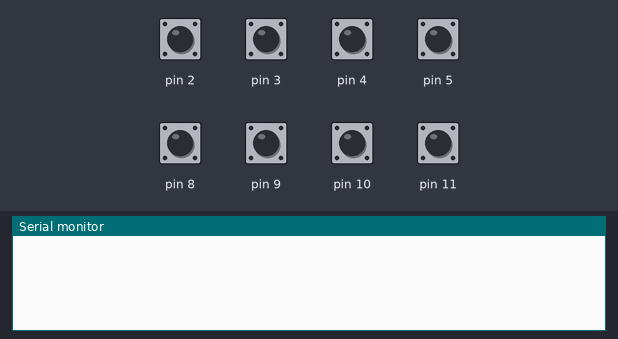
A sketch run on a simulated Arduino Leonardo, built with avr-gcc and run on an emulated ATmega32U4. Shown: the last lines printed to the serial monitor. The test bench sets the inputs (shaded band); at power-on: pin 2–5, pin 8–11 HIGH.

Above: at 1.2 s.
1.3 s: pin 2 pulled LOW for 0.15 s
At 2.6 s:
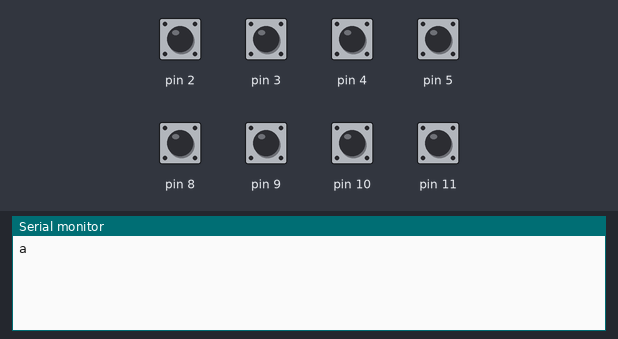
2.9 s: pin 3 pulled LOW for 0.15 s
At 3.8 s:
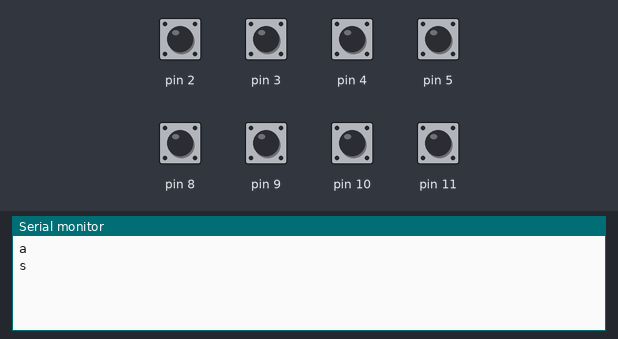
4.5 s: pin 4 pulled LOW for 0.15 s
At 5.0 s:
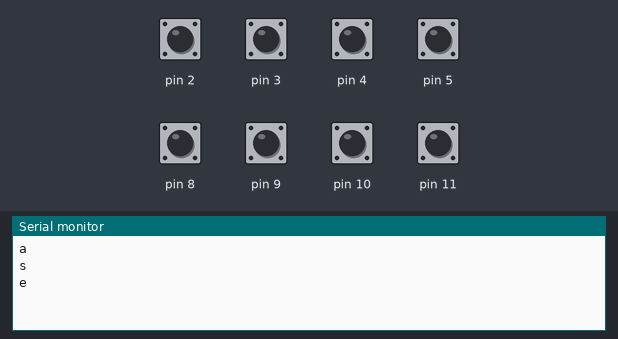
6.1 s: pin 5 pulled LOW for 0.15 s
At 7.4 s:
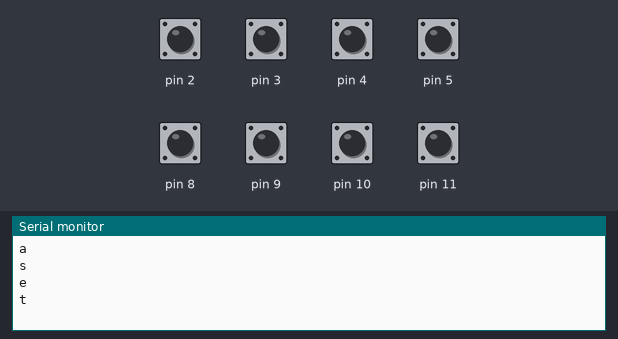
7.7 s: pin 8 pulled LOW for 0.15 s
At 8.6 s:
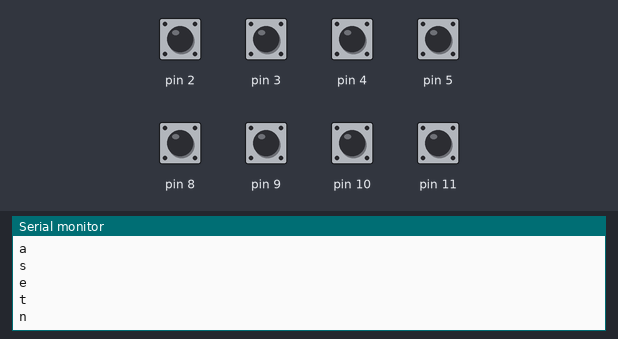
9.3 s: pin 9 pulled LOW for 0.15 s
At 9.8 s:
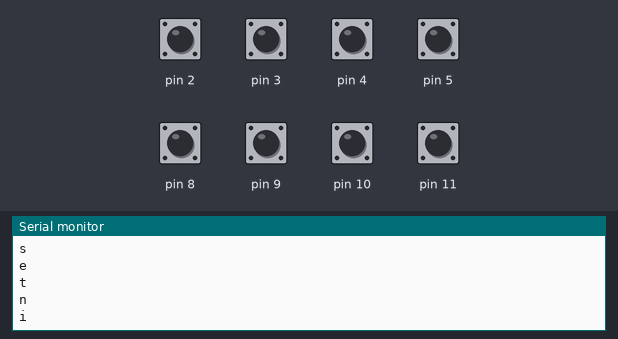

Measured:
- after the input at 1.3 s, the serial monitor: prints a new line after 0.15 s (image 1)
- after the input at 2.9 s, the serial monitor: prints a new line after 0.15 s (image 2)
- after the input at 4.5 s, the serial monitor: prints a new line after 0.15 s (image 3)
- after the input at 6.1 s, the serial monitor: prints a new line after 0.15 s (image 4)
- after the input at 7.7 s, the serial monitor: prints a new line after 0.15 s (image 5)
- after the input at 9.3 s, the serial monitor: prints a new line after 0.15 s (image 6)

The sketch:

AsetniopTest.ino
```cpp
#include "Asetniop.h"

void setup() {
  Serial.begin(9600);
  for(int pin=2; pin<12; pin++)
    pinMode(pin, INPUT_PULLUP);
}

unsigned char cumulativeMask = 0x00;

void loop() {
  unsigned char pressedMask = 0x00;
  pressedMask |= (!digitalRead(2)) << 7;
  pressedMask |= (!digitalRead(3)) << 6;
  pressedMask |= (!digitalRead(4)) << 5;
  pressedMask |= (!digitalRead(5)) << 4;
  pressedMask |= (!digitalRead(8)) << 3;
  pressedMask |= (!digitalRead(9)) << 2;
  pressedMask |= (!digitalRead(10)) << 1;
  pressedMask |= (!digitalRead(11)) << 0;

  if (pressedMask == 0 && cumulativeMask != 0) {
    Serial.println(asetniop_lut[cumulativeMask]);
    delay(50);
    cumulativeMask = 0;
  } else {
    cumulativeMask |= pressedMask;
  }
}
```

Asetniop.h
```cpp
#include <Keyboard.h>

// asetniop LUT
char asetniop_lut[256] = {
  /*ASET NIOP*/
  /*____ ____*/ 0,
  /*____ ___P*/ 'p',
  /*____ __O_*/ 'o',
  /*____ __OP*/ ';',	/* ; : */
  /*____ _I__*/ 'i',
  /*____ _I_P*/ '!',	/* ! @ */
  /*____ _IO_*/ 'l',
  /*____ _IOP*/ '1',	/* 1 ~ */
  /*____ N___*/ 'n',
  /*____ N__P*/ 'm',
  /*____ N_O_*/ 'u',
  /*____ N_OP*/ 0,
  /*____ NI__*/ 'h',
  /*____ NI_P*/ 0,
  /*____ NIO_*/ 0,
  /*____ NIOP*/ KEY_RETURN,
  /*___T ____*/ 't',
  /*___T ___P*/ KEY_BACKSPACE,
  /*___T __O_*/ 'g',
  /*___T __OP*/ 0,
  /*___T _I__*/ 'v',
  /*___T _I_P*/ 0,
  /*___T _IO_*/ 0,
  /*___T _IOP*/ '5',	/* 5 % */
  /*___T N___*/ 'b',
  /*___T N__P*/ 0,
  /*___T N_O_*/ 0,
  /*___T N_OP*/ 0,
  /*___T NI__*/ 0,
  /*___T NI_P*/ 0,
  /*___T NIO_*/ 0,
  /*___T NIOP*/ 0,
  /*__E_ ____*/ 'e',
  /*__E_ ___P*/ '=',	/* = + */
  /*__E_ __O_*/ '-',	/* - _ */
  /*__E_ __OP*/ 0,
  /*__E_ _I__*/ ',',	/* , < */
  /*__E_ _I_P*/ 0,
  /*__E_ _IO_*/ 0,
  /*__E_ _IOP*/ '4',	/* 4 $ */
  /*__E_ N___*/ 'y',
  /*__E_ N__P*/ 0,
  /*__E_ N_O_*/ 0,
  /*__E_ N_OP*/ 0,
  /*__E_ NI__*/ 0,
  /*__E_ NI_P*/ 0,
  /*__E_ NIO_*/ 0,
  /*__E_ NIOP*/ 0,
  /*__ET ____*/ 'r',
  /*__ET ___P*/ 0,
  /*__ET __O_*/ 0,
  /*__ET __OP*/ 0,
  /*__ET _I__*/ 0,
  /*__ET _I_P*/ 0,
  /*__ET _IO_*/ 0,
  /*__ET _IOP*/ 0,
  /*__ET N___*/ 0,
  /*__ET N__P*/ 0,
  /*__ET N_O_*/ 0,
  /*__ET N_OP*/ 0,
  /*__ET NI__*/ 0,
  /*__ET NI_P*/ 0,
  /*__ET NIO_*/ 0,
  /*__ET NIOP*/ 0,
  /*_S__ ____*/ 's',
  /*_S__ ___P*/ ')',	/* ) ] */
  /*_S__ __O_*/ '.',	/* . > */
  /*_S__ __OP*/ 0,
  /*_S__ _I__*/ 'k',
  /*_S__ _I_P*/ 0,
  /*_S__ _IO_*/ 0,
  /*_S__ _IOP*/ '3',	/* 3 # */
  /*_S__ N___*/ 'j',
  /*_S__ N__P*/ 0,
  /*_S__ N_O_*/ 0,
  /*_S__ N_OP*/ 0,
  /*_S__ NI__*/ 0,
  /*_S__ NI_P*/ 0,
  /*_S__ NIO_*/ 0,
  /*_S__ NIOP*/ 0,
  /*_S_T ____*/ 'c',
  /*_S_T ___P*/ 0,
  /*_S_T __O_*/ 0,
  /*_S_T __OP*/ 0,
  /*_S_T _I__*/ 0,
  /*_S_T _I_P*/ 0,
  /*_S_T _IO_*/ 0,
  /*_S_T _IOP*/ 0,
  /*_S_T N___*/ 0,
  /*_S_T N__P*/ 0,
  /*_S_T N_O_*/ 0,
  /*_S_T N_OP*/ 0,
  /*_S_T NI__*/ 0,
  /*_S_T NI_P*/ 0,
  /*_S_T NIO_*/ 0,
  /*_S_T NIOP*/ 0,
  /*_SE_ ____*/ 'd',
  /*_SE_ ___P*/ 0,
  /*_SE_ __O_*/ 0,
  /*_SE_ __OP*/ 0,
  /*_SE_ _I__*/ 0,
  /*_SE_ _I_P*/ 0,
  /*_SE_ _IO_*/ ' ',	/*SPACE*/
  /*_SE_ _IOP*/ 0,
  /*_SE_ N___*/ 0,
  /*_SE_ N__P*/ 0,
  /*_SE_ N_O_*/ 0,
  /*_SE_ N_OP*/ 0,
  /*_SE_ NI__*/ 0,
  /*_SE_ NI_P*/ 0,
  /*_SE_ NIO_*/ 0,
  /*_SE_ NIOP*/ 0,
  /*_SET ____*/ '6',	/* 6 ^ */
  /*_SET ___P*/ '7',	/* 7 & */
  /*_SET __O_*/ '8',	/* 8 * */
  /*_SET __OP*/ 0,
  /*_SET _I__*/ '9',	/* 9 { */
  /*_SET _I_P*/ 0,
  /*_SET _IO_*/ 0,
  /*_SET _IOP*/ 0,
  /*_SET N___*/ '0',	/* 0 } */
  /*_SET N__P*/ 0,
  /*_SET N_O_*/ 0,
  /*_SET N_OP*/ 0,
  /*_SET NI__*/ 0,
  /*_SET NI_P*/ 0,
  /*_SET NIO_*/ 0,
  /*_SET NIOP*/ 0,
  /*A___ ____*/ 'a',
  /*A___ ___P*/ '?',	/* ? / */
  /*A___ __O_*/ '(',	/* ( [ */
  /*A___ __OP*/ '\\',	/* \ | */
  /*A___ _I__*/ 'z',
  /*A___ _I_P*/ 0,
  /*A___ _IO_*/ 0,
  /*A___ _IOP*/ '2',	/* 2 @ */
  /*A___ N___*/ 'q',
  /*A___ N__P*/ 0,
  /*A___ N_O_*/ 0,
  /*A___ N_OP*/ 0,
  /*A___ NI__*/ 0,
  /*A___ NI_P*/ 0,
  /*A___ NIO_*/ 0,
  /*A___ NIOP*/ 0,
  /*A__T ____*/ 'f',
  /*A__T ___P*/ 0,
  /*A__T __O_*/ 0,
  /*A__T __OP*/ 0,
  /*A__T _I__*/ 0,
  /*A__T _I_P*/ 0,
  /*A__T _IO_*/ 0,
  /*A__T _IOP*/ 0,
  /*A__T N___*/ 0,
  /*A__T N__P*/ 0,
  /*A__T N_O_*/ 0,
  /*A__T N_OP*/ 0,
  /*A__T NI__*/ 0,
  /*A__T NI_P*/ 0,
  /*A__T NIO_*/ 0,
  /*A__T NIOP*/ 0,
  /*A_E_ ____*/ 'x',
  /*A_E_ ___P*/ 0,
  /*A_E_ __O_*/ 0,
  /*A_E_ __OP*/ 0,
  /*A_E_ _I__*/ 0,
  /*A_E_ _I_P*/ 0,
  /*A_E_ _IO_*/ 0,
  /*A_E_ _IOP*/ 0,
  /*A_E_ N___*/ 0,
  /*A_E_ N__P*/ 0,
  /*A_E_ N_O_*/ 0,
  /*A_E_ N_OP*/ 0,
  /*A_E_ NI__*/ 0,
  /*A_E_ NI_P*/ 0,
  /*A_E_ NIO_*/ 0,
  /*A_E_ NIOP*/ 0,
  /*A_ET ____*/ 0,
  /*A_ET ___P*/ 0,
  /*A_ET __O_*/ 0,
  /*A_ET __OP*/ 0,
  /*A_ET _I__*/ 0,
  /*A_ET _I_P*/ 0,
  /*A_ET _IO_*/ 0,
  /*A_ET _IOP*/ 0,
  /*A_ET N___*/ 0,
  /*A_ET N__P*/ 0,
  /*A_ET N_O_*/ 0,
  /*A_ET N_OP*/ 0,
  /*A_ET NI__*/ 0,
  /*A_ET NI_P*/ 0,
  /*A_ET NIO_*/ 0,
  /*A_ET NIOP*/ 0,
  /*AS__ ____*/ 'w',
  /*AS__ ___P*/ 0,
  /*AS__ __O_*/ 0,
  /*AS__ __OP*/ KEY_DELETE,
  /*AS__ _I__*/ 0,
  /*AS__ _I_P*/ 0,
  /*AS__ _IO_*/ 0,
  /*AS__ _IOP*/ 0,
  /*AS__ N___*/ 0,
  /*AS__ N__P*/ 0,
  /*AS__ N_O_*/ 0,
  /*AS__ N_OP*/ 0,
  /*AS__ NI__*/ 0,
  /*AS__ NI_P*/ 0,
  /*AS__ NIO_*/ 0,
  /*AS__ NIOP*/ 0,
  /*AS_T ____*/ 0,
  /*AS_T ___P*/ 0,
  /*AS_T __O_*/ 0,
  /*AS_T __OP*/ 0,
  /*AS_T _I__*/ 0,
  /*AS_T _I_P*/ 0,
  /*AS_T _IO_*/ 0,
  /*AS_T _IOP*/ 0,
  /*AS_T N___*/ 0,
  /*AS_T N__P*/ 0,
  /*AS_T N_O_*/ 0,
  /*AS_T N_OP*/ 0,
  /*AS_T NI__*/ 0,
  /*AS_T NI_P*/ 0,
  /*AS_T NIO_*/ 0,
  /*AS_T NIOP*/ 0,
  /*ASE_ ____*/ 0,
  /*ASE_ ___P*/ 0,
  /*ASE_ __O_*/ 0,
  /*ASE_ __OP*/ 0,
  /*ASE_ _I__*/ 0,
  /*ASE_ _I_P*/ 0,
  /*ASE_ _IO_*/ 0,
  /*ASE_ _IOP*/ 0,
  /*ASE_ N___*/ 0,
  /*ASE_ N__P*/ 0,
  /*ASE_ N_O_*/ 0,
  /*ASE_ N_OP*/ 0,
  /*ASE_ NI__*/ 0,
  /*ASE_ NI_P*/ 0,
  /*ASE_ NIO_*/ 0,
  /*ASE_ NIOP*/ 0,
  /*ASET ____*/ KEY_TAB,
  /*ASET ___P*/ KEY_END,
  /*ASET __O_*/ KEY_HOME,
  /*ASET __OP*/ 0,
  /*ASET _I__*/ 0,
  /*ASET _I_P*/ KEY_PAGE_DOWN,
  /*ASET _IO_*/ 0,
  /*ASET _IOP*/ 0,
  /*ASET N___*/ 0,
  /*ASET N__P*/ KEY_PAGE_UP,
  /*ASET N_O_*/ 0,
  /*ASET N_OP*/ 0,
  /*ASET NI__*/ 0,
  /*ASET NI_P*/ 0,
  /*ASET NIO_*/ 0,
  /*ASET NIOP*/ 0,
};
```
